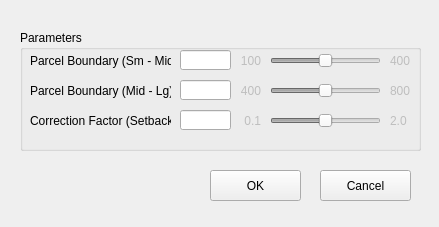
<?xml version="1.0" encoding="UTF-8"?>
<ui version="4.0">
 <class>ParameterControlDlg</class>
 <widget class="QWidget" name="ParameterControlDlg">
  <property name="geometry">
   <rect>
    <x>0</x>
    <y>0</y>
    <width>439</width>
    <height>227</height>
   </rect>
  </property>
  <property name="windowTitle">
   <string>ParameterControlDlg</string>
  </property>
  <widget class="QGroupBox" name="groupBox">
   <property name="geometry">
    <rect>
     <x>20</x>
     <y>30</y>
     <width>401</width>
     <height>121</height>
    </rect>
   </property>
   <property name="title">
    <string>Parameters</string>
   </property>
   <widget class="QLabel" name="label_3">
    <property name="geometry">
     <rect>
      <x>10</x>
      <y>20</y>
      <width>141</width>
      <height>21</height>
     </rect>
    </property>
    <property name="text">
     <string>Parcel Boundary (Sm - Mid)</string>
    </property>
   </widget>
   <widget class="QLabel" name="label_6">
    <property name="geometry">
     <rect>
      <x>10</x>
      <y>50</y>
      <width>141</width>
      <height>21</height>
     </rect>
    </property>
    <property name="text">
     <string>Parcel Boundary (Mid - Lg)</string>
    </property>
   </widget>
   <widget class="QLabel" name="label_9">
    <property name="geometry">
     <rect>
      <x>10</x>
      <y>80</y>
      <width>141</width>
      <height>21</height>
     </rect>
    </property>
    <property name="text">
     <string>Correction Factor (Setbacks)</string>
    </property>
   </widget>
   <widget class="QSlider" name="parcelBoundarySmallMidSlider">
    <property name="enabled">
     <bool>false</bool>
    </property>
    <property name="geometry">
     <rect>
      <x>250</x>
      <y>20</y>
      <width>111</width>
      <height>22</height>
     </rect>
    </property>
    <property name="maximum">
     <number>100</number>
    </property>
    <property name="value">
     <number>50</number>
    </property>
    <property name="orientation">
     <enum>Qt::Horizontal</enum>
    </property>
    <property name="invertedControls">
     <bool>false</bool>
    </property>
    <property name="tickPosition">
     <enum>QSlider::NoTicks</enum>
    </property>
   </widget>
   <widget class="QLabel" name="labelAvenueSegmentLengthMin">
    <property name="enabled">
     <bool>false</bool>
    </property>
    <property name="geometry">
     <rect>
      <x>210</x>
      <y>20</y>
      <width>31</width>
      <height>21</height>
     </rect>
    </property>
    <property name="text">
     <string>100</string>
    </property>
    <property name="alignment">
     <set>Qt::AlignRight|Qt::AlignTrailing|Qt::AlignVCenter</set>
    </property>
   </widget>
   <widget class="QLabel" name="labelAvenueSegmentLengthMax">
    <property name="enabled">
     <bool>false</bool>
    </property>
    <property name="geometry">
     <rect>
      <x>370</x>
      <y>20</y>
      <width>31</width>
      <height>21</height>
     </rect>
    </property>
    <property name="text">
     <string>400</string>
    </property>
    <property name="alignment">
     <set>Qt::AlignLeading|Qt::AlignLeft|Qt::AlignVCenter</set>
    </property>
   </widget>
   <widget class="QSlider" name="parcelBoundaryMidLargeSlider">
    <property name="enabled">
     <bool>false</bool>
    </property>
    <property name="geometry">
     <rect>
      <x>250</x>
      <y>50</y>
      <width>111</width>
      <height>22</height>
     </rect>
    </property>
    <property name="maximum">
     <number>100</number>
    </property>
    <property name="value">
     <number>50</number>
    </property>
    <property name="orientation">
     <enum>Qt::Horizontal</enum>
    </property>
    <property name="tickInterval">
     <number>1</number>
    </property>
   </widget>
   <widget class="QLabel" name="labelRoadBaseOrientationMin">
    <property name="enabled">
     <bool>false</bool>
    </property>
    <property name="geometry">
     <rect>
      <x>210</x>
      <y>50</y>
      <width>31</width>
      <height>21</height>
     </rect>
    </property>
    <property name="text">
     <string>400</string>
    </property>
    <property name="alignment">
     <set>Qt::AlignRight|Qt::AlignTrailing|Qt::AlignVCenter</set>
    </property>
   </widget>
   <widget class="QLabel" name="labelRoadBaseOrientationMax">
    <property name="enabled">
     <bool>false</bool>
    </property>
    <property name="geometry">
     <rect>
      <x>370</x>
      <y>50</y>
      <width>31</width>
      <height>21</height>
     </rect>
    </property>
    <property name="text">
     <string>800</string>
    </property>
    <property name="alignment">
     <set>Qt::AlignLeading|Qt::AlignLeft|Qt::AlignVCenter</set>
    </property>
   </widget>
   <widget class="QSlider" name="correctionFactorSlider">
    <property name="enabled">
     <bool>false</bool>
    </property>
    <property name="geometry">
     <rect>
      <x>250</x>
      <y>80</y>
      <width>111</width>
      <height>22</height>
     </rect>
    </property>
    <property name="maximum">
     <number>200</number>
    </property>
    <property name="value">
     <number>100</number>
    </property>
    <property name="orientation">
     <enum>Qt::Horizontal</enum>
    </property>
   </widget>
   <widget class="QLabel" name="labelRoadCurvatureMin">
    <property name="enabled">
     <bool>false</bool>
    </property>
    <property name="geometry">
     <rect>
      <x>210</x>
      <y>80</y>
      <width>31</width>
      <height>21</height>
     </rect>
    </property>
    <property name="text">
     <string>0.1</string>
    </property>
    <property name="alignment">
     <set>Qt::AlignRight|Qt::AlignTrailing|Qt::AlignVCenter</set>
    </property>
   </widget>
   <widget class="QLabel" name="labelRoadCurvatureMax">
    <property name="enabled">
     <bool>false</bool>
    </property>
    <property name="geometry">
     <rect>
      <x>370</x>
      <y>80</y>
      <width>31</width>
      <height>21</height>
     </rect>
    </property>
    <property name="text">
     <string>2.0</string>
    </property>
    <property name="alignment">
     <set>Qt::AlignLeading|Qt::AlignLeft|Qt::AlignVCenter</set>
    </property>
   </widget>
   <widget class="QLineEdit" name="lineEditSmMid">
    <property name="geometry">
     <rect>
      <x>160</x>
      <y>20</y>
      <width>51</width>
      <height>20</height>
     </rect>
    </property>
   </widget>
   <widget class="QLineEdit" name="lineEditSetback">
    <property name="geometry">
     <rect>
      <x>160</x>
      <y>80</y>
      <width>51</width>
      <height>20</height>
     </rect>
    </property>
   </widget>
   <widget class="QLineEdit" name="lineEditMidLg">
    <property name="geometry">
     <rect>
      <x>160</x>
      <y>50</y>
      <width>51</width>
      <height>20</height>
     </rect>
    </property>
   </widget>
  </widget>
  <widget class="QPushButton" name="pushButtonCancel">
   <property name="geometry">
    <rect>
     <x>320</x>
     <y>170</y>
     <width>91</width>
     <height>31</height>
    </rect>
   </property>
   <property name="text">
    <string>Cancel</string>
   </property>
  </widget>
  <widget class="QPushButton" name="pushButtonOK">
   <property name="geometry">
    <rect>
     <x>210</x>
     <y>170</y>
     <width>91</width>
     <height>31</height>
    </rect>
   </property>
   <property name="text">
    <string>OK</string>
   </property>
  </widget>
 </widget>
 <layoutdefault spacing="6" margin="11"/>
 <resources/>
 <connections/>
</ui>
